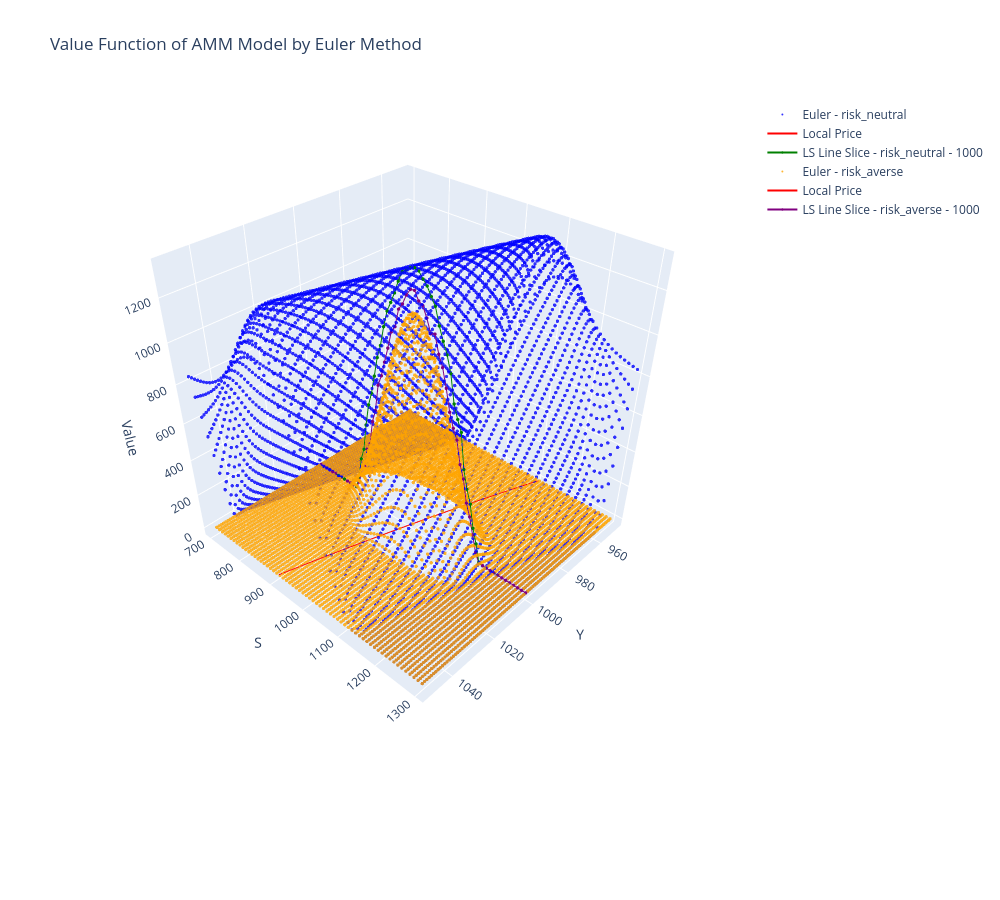

The notebook cell this image was saved under:
### Markdown cell above
## Plot the results (analyse)

### Code cell
fig_risk_neutral = plot(res_dict_risk_neutral['value_function_LS_dict'], res_dict_risk_neutral['res_euler_dict'], params, risk_type='risk_neutral')
fig_risk_averse = plot(res_dict_risk_averse['value_function_LS_dict'], res_dict_risk_averse['res_euler_dict'], params, risk_type='risk_averse')

fig = go.Figure()
fig.add_traces(fig_risk_neutral.data + fig_risk_averse.data)

fig.update_layout(
    width=1000,
    height=900,
    scene=dict(xaxis_title='Y', yaxis_title='S', zaxis_title='Value',
    ),
    scene_camera=dict(
    eye=dict(x=1.6, y=1.5, z=1.5),
    center=dict(x=0, y=0, z=-0.2) 
    ),
    title = f'Value Function of AMM Model by Euler Method',
)

fig.write_html(f'figures/3d-euler-vs-ls.html')
fig.show()
